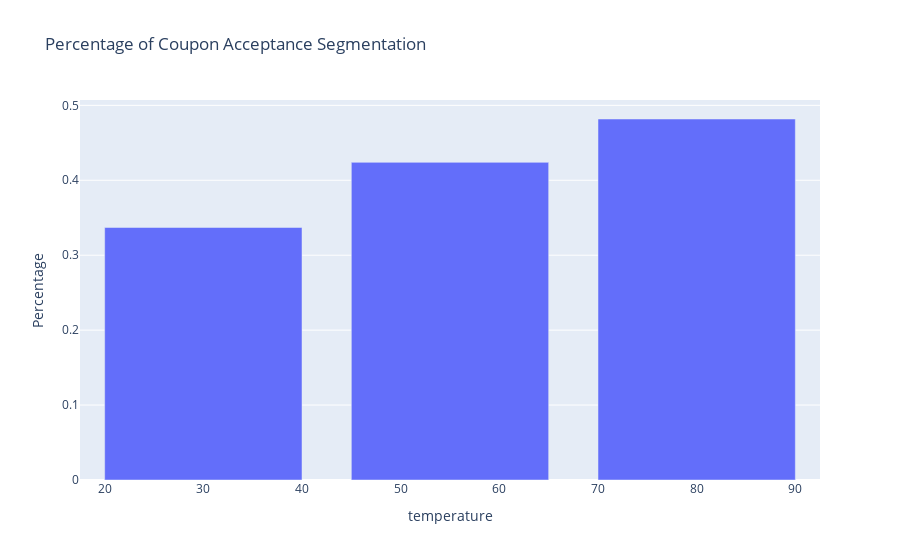

Notebook code for this chart:
### Markdown cell above
* It is clear that nicer weather encourages drivers to accept coupon to fine dining

### Code cell
percentage_grapher_seg(finedining_data, 'temperature')

### Figure 1 — Plotly figure (JSON) as saved in the notebook; plotly's stock layout.template omitted (floating-point values rounded to 4 significant figures)
{"data": [{"alignmentgroup": "True", "hovertemplate": "temperature=%{x}<br>Percentage=%{y}<extra></extra>", "legendgroup": "", "marker": {"color": "#636efa", "pattern": {"shape": ""}}, "name": "", "offsetgroup": "", "orientation": "v", "showlegend": false, "textposition": "auto", "type": "bar", "x": [30, 55, 80], "xaxis": "x", "y": [0.337, 0.4239, 0.4818], "yaxis": "y"}], "layout": {"barmode": "relative", "legend": {"tracegroupgap": 0}, "title": {"text": "Percentage of Coupon Acceptance Segmentation"}, "xaxis": {"anchor": "y", "domain": [0, 1], "title": {"text": "temperature"}}, "yaxis": {"anchor": "x", "domain": [0, 1], "title": {"text": "Percentage"}}}}
